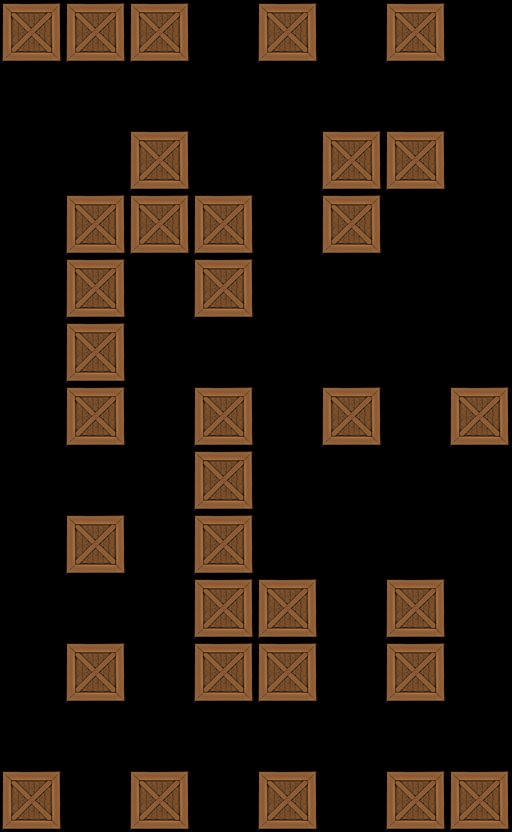

A 2D game scene composited from a Tiled map and its tileset images. What follows is a short description and the map's XML, with each tile layer's data collapsed to a summary:
An orthogonal 8x13 tile map with 64x64 px tiles, 1 tile layer (Tile Layer 1).

<map version="1.0" orientation="orthogonal" width="8" height="13" tilewidth="64" tileheight="64">
 <tileset firstgid="1" name="crate" tilewidth="64" tileheight="64">
  <image source="../../crate2.png" width="64" height="64" />
 </tileset>
 <layer name="Tile Layer 1" width="8" height="13">
  <data>[104 cells, 34 non-empty, 1 distinct tile ids]</data>
 </layer>
</map>
